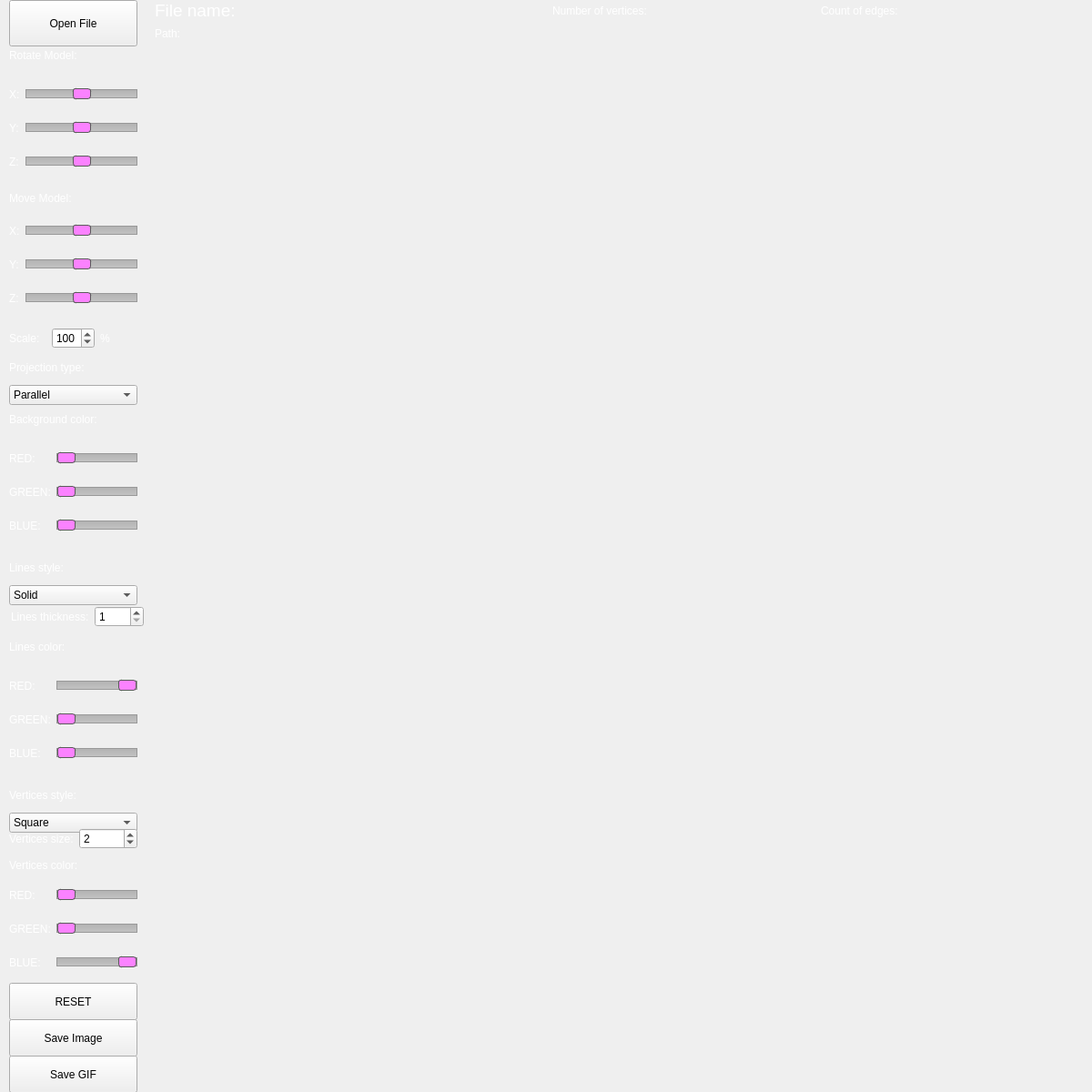
<?xml version="1.0" encoding="UTF-8"?>
<ui version="4.0">
 <class>View</class>
 <widget class="QWidget" name="View">
  <property name="geometry">
   <rect>
    <x>0</x>
    <y>0</y>
    <width>1200</width>
    <height>1200</height>
   </rect>
  </property>
  <property name="windowTitle">
   <string>3DViewer_v2.0</string>
  </property>
  <property name="styleSheet">
   <string notr="true"/>
  </property>
  <widget class="QPushButton" name="OpenFile">
   <property name="geometry">
    <rect>
     <x>10</x>
     <y>0</y>
     <width>141</width>
     <height>51</height>
    </rect>
   </property>
   <property name="font">
    <font>
     <family>Arial</family>
    </font>
   </property>
   <property name="text">
    <string>Open File</string>
   </property>
  </widget>
  <widget class="QLabel" name="label_5">
   <property name="geometry">
    <rect>
     <x>10</x>
     <y>450</y>
     <width>121</width>
     <height>21</height>
    </rect>
   </property>
   <property name="font">
    <font>
     <family>Arial</family>
    </font>
   </property>
   <property name="styleSheet">
    <string notr="true">color: white;</string>
   </property>
   <property name="text">
    <string>Background color:</string>
   </property>
  </widget>
  <widget class="QLabel" name="color_r">
   <property name="geometry">
    <rect>
     <x>160</x>
     <y>490</y>
     <width>58</width>
     <height>16</height>
    </rect>
   </property>
   <property name="font">
    <font>
     <family>Arial</family>
    </font>
   </property>
   <property name="styleSheet">
    <string notr="true">color: white;</string>
   </property>
   <property name="text">
    <string/>
   </property>
  </widget>
  <widget class="QLabel" name="color_g">
   <property name="geometry">
    <rect>
     <x>160</x>
     <y>530</y>
     <width>58</width>
     <height>16</height>
    </rect>
   </property>
   <property name="font">
    <font>
     <family>Arial</family>
    </font>
   </property>
   <property name="styleSheet">
    <string notr="true">color: white;</string>
   </property>
   <property name="text">
    <string/>
   </property>
  </widget>
  <widget class="QLabel" name="color_b">
   <property name="geometry">
    <rect>
     <x>160</x>
     <y>570</y>
     <width>58</width>
     <height>16</height>
    </rect>
   </property>
   <property name="font">
    <font>
     <family>Arial</family>
    </font>
   </property>
   <property name="styleSheet">
    <string notr="true">color: white;</string>
   </property>
   <property name="text">
    <string/>
   </property>
  </widget>
  <widget class="QLabel" name="color_g_2">
   <property name="geometry">
    <rect>
     <x>160</x>
     <y>1010</y>
     <width>58</width>
     <height>16</height>
    </rect>
   </property>
   <property name="font">
    <font>
     <family>Arial</family>
    </font>
   </property>
   <property name="styleSheet">
    <string notr="true">color: white;</string>
   </property>
   <property name="text">
    <string/>
   </property>
  </widget>
  <widget class="QLabel" name="label_15">
   <property name="geometry">
    <rect>
     <x>10</x>
     <y>940</y>
     <width>141</width>
     <height>21</height>
    </rect>
   </property>
   <property name="font">
    <font>
     <family>Arial</family>
    </font>
   </property>
   <property name="styleSheet">
    <string notr="true">color: white;</string>
   </property>
   <property name="text">
    <string>Vertices color:</string>
   </property>
  </widget>
  <widget class="QLabel" name="color_b_2">
   <property name="geometry">
    <rect>
     <x>160</x>
     <y>1050</y>
     <width>58</width>
     <height>16</height>
    </rect>
   </property>
   <property name="font">
    <font>
     <family>Arial</family>
    </font>
   </property>
   <property name="styleSheet">
    <string notr="true">color: white;</string>
   </property>
   <property name="text">
    <string/>
   </property>
  </widget>
  <widget class="QLabel" name="color_r_2">
   <property name="geometry">
    <rect>
     <x>160</x>
     <y>970</y>
     <width>58</width>
     <height>16</height>
    </rect>
   </property>
   <property name="font">
    <font>
     <family>Arial</family>
    </font>
   </property>
   <property name="styleSheet">
    <string notr="true">color: white;</string>
   </property>
   <property name="text">
    <string/>
   </property>
  </widget>
  <widget class="QLabel" name="color_g_3">
   <property name="geometry">
    <rect>
     <x>160</x>
     <y>780</y>
     <width>58</width>
     <height>16</height>
    </rect>
   </property>
   <property name="font">
    <font>
     <family>Arial</family>
    </font>
   </property>
   <property name="styleSheet">
    <string notr="true">color: white;</string>
   </property>
   <property name="text">
    <string/>
   </property>
  </widget>
  <widget class="QLabel" name="label_19">
   <property name="geometry">
    <rect>
     <x>10</x>
     <y>700</y>
     <width>141</width>
     <height>21</height>
    </rect>
   </property>
   <property name="font">
    <font>
     <family>Arial</family>
    </font>
   </property>
   <property name="styleSheet">
    <string notr="true">color: white;</string>
   </property>
   <property name="text">
    <string>Lines color:</string>
   </property>
  </widget>
  <widget class="QLabel" name="color_b_3">
   <property name="geometry">
    <rect>
     <x>160</x>
     <y>820</y>
     <width>58</width>
     <height>16</height>
    </rect>
   </property>
   <property name="font">
    <font>
     <family>Arial</family>
    </font>
   </property>
   <property name="styleSheet">
    <string notr="true">color: white;</string>
   </property>
   <property name="text">
    <string/>
   </property>
  </widget>
  <widget class="QLabel" name="color_r_3">
   <property name="geometry">
    <rect>
     <x>160</x>
     <y>740</y>
     <width>58</width>
     <height>16</height>
    </rect>
   </property>
   <property name="font">
    <font>
     <family>Arial</family>
    </font>
   </property>
   <property name="styleSheet">
    <string notr="true">color: white;</string>
   </property>
   <property name="text">
    <string/>
   </property>
  </widget>
  <widget class="QLabel" name="label_23">
   <property name="geometry">
    <rect>
     <x>10</x>
     <y>210</y>
     <width>141</width>
     <height>16</height>
    </rect>
   </property>
   <property name="font">
    <font>
     <family>Arial</family>
    </font>
   </property>
   <property name="styleSheet">
    <string notr="true">color: white;</string>
   </property>
   <property name="text">
    <string>Move Model:</string>
   </property>
  </widget>
  <widget class="QLabel" name="label_28">
   <property name="geometry">
    <rect>
     <x>10</x>
     <y>50</y>
     <width>141</width>
     <height>21</height>
    </rect>
   </property>
   <property name="font">
    <font>
     <family>Arial</family>
    </font>
   </property>
   <property name="styleSheet">
    <string notr="true">color: white;</string>
   </property>
   <property name="text">
    <string>Rotate Model:</string>
   </property>
  </widget>
  <widget class="QPushButton" name="ResetButton">
   <property name="geometry">
    <rect>
     <x>10</x>
     <y>1080</y>
     <width>141</width>
     <height>41</height>
    </rect>
   </property>
   <property name="font">
    <font>
     <family>Arial</family>
    </font>
   </property>
   <property name="text">
    <string>RESET</string>
   </property>
  </widget>
  <widget class="QPushButton" name="save_image">
   <property name="geometry">
    <rect>
     <x>10</x>
     <y>1120</y>
     <width>141</width>
     <height>41</height>
    </rect>
   </property>
   <property name="font">
    <font>
     <family>Arial</family>
    </font>
   </property>
   <property name="text">
    <string>Save Image</string>
   </property>
  </widget>
  <widget class="QPushButton" name="save_gif">
   <property name="geometry">
    <rect>
     <x>10</x>
     <y>1160</y>
     <width>141</width>
     <height>41</height>
    </rect>
   </property>
   <property name="font">
    <font>
     <family>Arial</family>
    </font>
   </property>
   <property name="text">
    <string>Save GIF</string>
   </property>
  </widget>
  <widget class="QLabel" name="Counter">
   <property name="geometry">
    <rect>
     <x>160</x>
     <y>1170</y>
     <width>58</width>
     <height>21</height>
    </rect>
   </property>
   <property name="font">
    <font>
     <family>Arial</family>
    </font>
   </property>
   <property name="styleSheet">
    <string notr="true">color: white;</string>
   </property>
   <property name="text">
    <string/>
   </property>
  </widget>
  <widget class="QWidget" name="layoutWidget">
   <property name="geometry">
    <rect>
     <x>170</x>
     <y>0</y>
     <width>1021</width>
     <height>45</height>
    </rect>
   </property>
   <property name="font">
    <font>
     <family>Arial</family>
    </font>
   </property>
   <layout class="QGridLayout" name="gridLayout_3">
    <item row="0" column="3">
     <widget class="QLabel" name="vertices_label">
      <property name="font">
       <font>
        <family>Arial</family>
       </font>
      </property>
      <property name="styleSheet">
       <string>color: white;</string>
      </property>
      <property name="text">
       <string>Number of vertices:</string>
      </property>
     </widget>
    </item>
    <item row="0" column="4">
     <widget class="QLabel" name="vertices">
      <property name="font">
       <font>
        <family>Arial</family>
       </font>
      </property>
      <property name="styleSheet">
       <string>color: white;</string>
      </property>
      <property name="text">
       <string/>
      </property>
     </widget>
    </item>
    <item row="0" column="5">
     <widget class="QLabel" name="label_10">
      <property name="font">
       <font>
        <family>Arial</family>
       </font>
      </property>
      <property name="styleSheet">
       <string>color: white;</string>
      </property>
      <property name="text">
       <string>Count of edges:</string>
      </property>
     </widget>
    </item>
    <item row="0" column="6">
     <widget class="QLabel" name="edges">
      <property name="font">
       <font>
        <family>Arial</family>
       </font>
      </property>
      <property name="styleSheet">
       <string notr="true">color: white;</string>
      </property>
      <property name="text">
       <string/>
      </property>
     </widget>
    </item>
    <item row="1" column="0">
     <widget class="QLabel" name="path_label">
      <property name="font">
       <font>
        <family>Arial</family>
       </font>
      </property>
      <property name="styleSheet">
       <string>color: white;</string>
      </property>
      <property name="text">
       <string>Path:</string>
      </property>
     </widget>
    </item>
    <item row="1" column="1" colspan="6">
     <widget class="QLabel" name="path">
      <property name="font">
       <font>
        <family>Arial</family>
       </font>
      </property>
      <property name="styleSheet">
       <string>color: white;</string>
      </property>
      <property name="text">
       <string/>
      </property>
     </widget>
    </item>
    <item row="0" column="0">
     <widget class="QLabel" name="name_label">
      <property name="font">
       <font>
        <family>Arial</family>
        <pointsize>14</pointsize>
       </font>
      </property>
      <property name="styleSheet">
       <string>color: white;</string>
      </property>
      <property name="text">
       <string>File name:</string>
      </property>
     </widget>
    </item>
    <item row="0" column="1" colspan="2">
     <widget class="QLabel" name="name">
      <property name="font">
       <font>
        <family>Arial</family>
       </font>
      </property>
      <property name="styleSheet">
       <string>color: white;</string>
      </property>
      <property name="text">
       <string/>
      </property>
     </widget>
    </item>
   </layout>
  </widget>
  <widget class="QWidget" name="layoutWidget1">
   <property name="geometry">
    <rect>
     <x>10</x>
     <y>80</y>
     <width>141</width>
     <height>121</height>
    </rect>
   </property>
   <property name="font">
    <font>
     <family>Arial</family>
    </font>
   </property>
   <layout class="QGridLayout" name="gridLayout">
    <item row="0" column="0">
     <widget class="QLabel" name="label_29">
      <property name="font">
       <font>
        <family>Arial</family>
       </font>
      </property>
      <property name="styleSheet">
       <string notr="true">color: white;</string>
      </property>
      <property name="text">
       <string>X:</string>
      </property>
     </widget>
    </item>
    <item row="0" column="1">
     <widget class="QSlider" name="horizontalSlider_13">
      <property name="font">
       <font>
        <family>Arial</family>
       </font>
      </property>
      <property name="styleSheet">
       <string notr="true">QSlider::groove:horizontal {
    border: 1px solid #999999;
    height: 8px;
    background: qlineargradient(x1:0, y1:0, x2:0, y2:1, stop:0 #B1B1B1, stop:1 #c4c4c4);
    margin: 2px 0;
}

QSlider::handle:horizontal {
    background: rgb(251, 130, 255);
    border: 1px solid #5c5c5c;
    width: 18px;
    margin: -2px 0;
    border-radius: 3px;
}</string>
      </property>
      <property name="minimum">
       <number>-360</number>
      </property>
      <property name="maximum">
       <number>360</number>
      </property>
      <property name="singleStep">
       <number>1</number>
      </property>
      <property name="pageStep">
       <number>1</number>
      </property>
      <property name="orientation">
       <enum>Qt::Horizontal</enum>
      </property>
     </widget>
    </item>
    <item row="1" column="0">
     <widget class="QLabel" name="label_31">
      <property name="font">
       <font>
        <family>Arial</family>
       </font>
      </property>
      <property name="styleSheet">
       <string notr="true">color: white;</string>
      </property>
      <property name="text">
       <string>Y:</string>
      </property>
     </widget>
    </item>
    <item row="1" column="1">
     <widget class="QSlider" name="horizontalSlider_14">
      <property name="font">
       <font>
        <family>Arial</family>
       </font>
      </property>
      <property name="styleSheet">
       <string notr="true">QSlider::groove:horizontal {
    border: 1px solid #999999;
    height: 8px;
    background: qlineargradient(x1:0, y1:0, x2:0, y2:1, stop:0 #B1B1B1, stop:1 #c4c4c4);
    margin: 2px 0;
}

QSlider::handle:horizontal {
    background: rgb(251, 130, 255);
    border: 1px solid #5c5c5c;
    width: 18px;
    margin: -2px 0;
    border-radius: 3px;
}</string>
      </property>
      <property name="minimum">
       <number>-360</number>
      </property>
      <property name="maximum">
       <number>360</number>
      </property>
      <property name="pageStep">
       <number>1</number>
      </property>
      <property name="orientation">
       <enum>Qt::Horizontal</enum>
      </property>
     </widget>
    </item>
    <item row="2" column="0">
     <widget class="QLabel" name="label_30">
      <property name="font">
       <font>
        <family>Arial</family>
       </font>
      </property>
      <property name="styleSheet">
       <string notr="true">color: white;</string>
      </property>
      <property name="text">
       <string>Z:</string>
      </property>
     </widget>
    </item>
    <item row="2" column="1">
     <widget class="QSlider" name="horizontalSlider_15">
      <property name="font">
       <font>
        <family>Arial</family>
       </font>
      </property>
      <property name="styleSheet">
       <string notr="true">QSlider::groove:horizontal {
    border: 1px solid #999999;
    height: 8px;
    background: qlineargradient(x1:0, y1:0, x2:0, y2:1, stop:0 #B1B1B1, stop:1 #c4c4c4);
    margin: 2px 0;
}

QSlider::handle:horizontal {
    background: rgb(251, 130, 255);
    border: 1px solid #5c5c5c;
    width: 18px;
    margin: -2px 0;
    border-radius: 3px;
}</string>
      </property>
      <property name="minimum">
       <number>-360</number>
      </property>
      <property name="maximum">
       <number>360</number>
      </property>
      <property name="pageStep">
       <number>1</number>
      </property>
      <property name="orientation">
       <enum>Qt::Horizontal</enum>
      </property>
     </widget>
    </item>
   </layout>
  </widget>
  <widget class="QWidget" name="layoutWidget2">
   <property name="geometry">
    <rect>
     <x>10</x>
     <y>230</y>
     <width>141</width>
     <height>121</height>
    </rect>
   </property>
   <property name="font">
    <font>
     <family>Arial</family>
    </font>
   </property>
   <layout class="QGridLayout" name="gridLayout_2">
    <item row="0" column="0">
     <widget class="QLabel" name="label_24">
      <property name="font">
       <font>
        <family>Arial</family>
       </font>
      </property>
      <property name="styleSheet">
       <string notr="true">color: white;</string>
      </property>
      <property name="text">
       <string>X:</string>
      </property>
     </widget>
    </item>
    <item row="0" column="1">
     <widget class="QSlider" name="horizontalSlider_10">
      <property name="font">
       <font>
        <family>Arial</family>
       </font>
      </property>
      <property name="styleSheet">
       <string notr="true">QSlider::groove:horizontal {
    border: 1px solid #999999;
    height: 8px;
    background: qlineargradient(x1:0, y1:0, x2:0, y2:1, stop:0 #B1B1B1, stop:1 #c4c4c4);
    margin: 2px 0;
}

QSlider::handle:horizontal {
    background: rgb(251, 130, 255);
    border: 1px solid #5c5c5c;
    width: 18px;
    margin: -2px 0;
    border-radius: 3px;
}</string>
      </property>
      <property name="minimum">
       <number>-100</number>
      </property>
      <property name="maximum">
       <number>100</number>
      </property>
      <property name="pageStep">
       <number>1</number>
      </property>
      <property name="orientation">
       <enum>Qt::Horizontal</enum>
      </property>
     </widget>
    </item>
    <item row="1" column="0">
     <widget class="QLabel" name="label_26">
      <property name="font">
       <font>
        <family>Arial</family>
       </font>
      </property>
      <property name="styleSheet">
       <string notr="true">color: white;</string>
      </property>
      <property name="text">
       <string>Y:</string>
      </property>
     </widget>
    </item>
    <item row="1" column="1">
     <widget class="QSlider" name="horizontalSlider_11">
      <property name="font">
       <font>
        <family>Arial</family>
       </font>
      </property>
      <property name="styleSheet">
       <string notr="true">QSlider::groove:horizontal {
    border: 1px solid #999999;
    height: 8px;
    background: qlineargradient(x1:0, y1:0, x2:0, y2:1, stop:0 #B1B1B1, stop:1 #c4c4c4);
    margin: 2px 0;
}

QSlider::handle:horizontal {
    background: rgb(251, 130, 255);
    border: 1px solid #5c5c5c;
    width: 18px;
    margin: -2px 0;
    border-radius: 3px;
}</string>
      </property>
      <property name="minimum">
       <number>-100</number>
      </property>
      <property name="maximum">
       <number>100</number>
      </property>
      <property name="pageStep">
       <number>1</number>
      </property>
      <property name="orientation">
       <enum>Qt::Horizontal</enum>
      </property>
     </widget>
    </item>
    <item row="2" column="0">
     <widget class="QLabel" name="label_25">
      <property name="font">
       <font>
        <family>Arial</family>
       </font>
      </property>
      <property name="styleSheet">
       <string notr="true">color: white;</string>
      </property>
      <property name="text">
       <string>Z:</string>
      </property>
     </widget>
    </item>
    <item row="2" column="1">
     <widget class="QSlider" name="horizontalSlider_12">
      <property name="font">
       <font>
        <family>Arial</family>
       </font>
      </property>
      <property name="styleSheet">
       <string notr="true">QSlider::groove:horizontal {
    border: 1px solid #999999;
    height: 8px;
    background: qlineargradient(x1:0, y1:0, x2:0, y2:1, stop:0 #B1B1B1, stop:1 #c4c4c4);
    margin: 2px 0;
}

QSlider::handle:horizontal {
    background: rgb(251, 130, 255);
    border: 1px solid #5c5c5c;
    width: 18px;
    margin: -2px 0;
    border-radius: 3px;
}</string>
      </property>
      <property name="minimum">
       <number>-100</number>
      </property>
      <property name="maximum">
       <number>100</number>
      </property>
      <property name="singleStep">
       <number>1</number>
      </property>
      <property name="pageStep">
       <number>1</number>
      </property>
      <property name="orientation">
       <enum>Qt::Horizontal</enum>
      </property>
     </widget>
    </item>
   </layout>
  </widget>
  <widget class="QWidget" name="layoutWidget3">
   <property name="geometry">
    <rect>
     <x>10</x>
     <y>360</y>
     <width>141</width>
     <height>23</height>
    </rect>
   </property>
   <property name="font">
    <font>
     <family>Arial</family>
    </font>
   </property>
   <layout class="QHBoxLayout" name="horizontalLayout">
    <item>
     <widget class="QLabel" name="label_22">
      <property name="font">
       <font>
        <family>Arial</family>
       </font>
      </property>
      <property name="styleSheet">
       <string notr="true">color: white;</string>
      </property>
      <property name="text">
       <string>Scale:</string>
      </property>
     </widget>
    </item>
    <item>
     <widget class="QSpinBox" name="spinBox_6">
      <property name="font">
       <font>
        <family>Arial</family>
       </font>
      </property>
      <property name="minimum">
       <number>1</number>
      </property>
      <property name="maximum">
       <number>200</number>
      </property>
      <property name="value">
       <number>100</number>
      </property>
     </widget>
    </item>
    <item>
     <widget class="QLabel" name="label_27">
      <property name="font">
       <font>
        <family>Arial</family>
       </font>
      </property>
      <property name="styleSheet">
       <string notr="true">color: white;</string>
      </property>
      <property name="text">
       <string>%</string>
      </property>
     </widget>
    </item>
   </layout>
  </widget>
  <widget class="QWidget" name="layoutWidget4">
   <property name="geometry">
    <rect>
     <x>10</x>
     <y>390</y>
     <width>141</width>
     <height>55</height>
    </rect>
   </property>
   <property name="font">
    <font>
     <family>Arial</family>
    </font>
   </property>
   <layout class="QVBoxLayout" name="verticalLayout_4">
    <item>
     <widget class="QLabel" name="label_32">
      <property name="font">
       <font>
        <family>Arial</family>
       </font>
      </property>
      <property name="styleSheet">
       <string notr="true">color: white;</string>
      </property>
      <property name="text">
       <string>Projection type:</string>
      </property>
     </widget>
    </item>
    <item>
     <widget class="QComboBox" name="proj_type">
      <property name="font">
       <font>
        <family>Arial</family>
       </font>
      </property>
      <item>
       <property name="text">
        <string>Parallel</string>
       </property>
      </item>
      <item>
       <property name="text">
        <string>Central</string>
       </property>
      </item>
     </widget>
    </item>
   </layout>
  </widget>
  <widget class="QWidget" name="layoutWidget5">
   <property name="geometry">
    <rect>
     <x>10</x>
     <y>480</y>
     <width>141</width>
     <height>121</height>
    </rect>
   </property>
   <property name="font">
    <font>
     <family>Arial</family>
    </font>
   </property>
   <layout class="QGridLayout" name="gridLayout_4">
    <item row="1" column="0">
     <widget class="QLabel" name="label_7">
      <property name="font">
       <font>
        <family>Arial</family>
       </font>
      </property>
      <property name="styleSheet">
       <string notr="true">color: white;</string>
      </property>
      <property name="text">
       <string>GREEN:</string>
      </property>
     </widget>
    </item>
    <item row="2" column="1">
     <widget class="QSlider" name="horizontalSlider_3">
      <property name="font">
       <font>
        <family>Arial</family>
       </font>
      </property>
      <property name="styleSheet">
       <string notr="true">QSlider::groove:horizontal {
    border: 1px solid #999999;
    height: 8px;
    background: qlineargradient(x1:0, y1:0, x2:0, y2:1, stop:0 #B1B1B1, stop:1 #c4c4c4);
    margin: 2px 0;
}

QSlider::handle:horizontal {
    background: rgb(251, 130, 255);
    border: 1px solid #5c5c5c;
    width: 18px;
    margin: -2px 0;
    border-radius: 3px;
}</string>
      </property>
      <property name="maximum">
       <number>100</number>
      </property>
      <property name="pageStep">
       <number>1</number>
      </property>
      <property name="orientation">
       <enum>Qt::Horizontal</enum>
      </property>
     </widget>
    </item>
    <item row="2" column="0">
     <widget class="QLabel" name="label_8">
      <property name="font">
       <font>
        <family>Arial</family>
       </font>
      </property>
      <property name="styleSheet">
       <string notr="true">color: white;</string>
      </property>
      <property name="text">
       <string>BLUE:</string>
      </property>
     </widget>
    </item>
    <item row="0" column="0">
     <widget class="QLabel" name="label_6">
      <property name="font">
       <font>
        <family>Arial</family>
       </font>
      </property>
      <property name="styleSheet">
       <string notr="true">color: white;</string>
      </property>
      <property name="text">
       <string>RED:</string>
      </property>
     </widget>
    </item>
    <item row="1" column="1">
     <widget class="QSlider" name="horizontalSlider_2">
      <property name="font">
       <font>
        <family>Arial</family>
       </font>
      </property>
      <property name="styleSheet">
       <string notr="true">QSlider::groove:horizontal {
    border: 1px solid #999999;
    height: 8px;
    background: qlineargradient(x1:0, y1:0, x2:0, y2:1, stop:0 #B1B1B1, stop:1 #c4c4c4);
    margin: 2px 0;
}

QSlider::handle:horizontal {
    background: rgb(251, 130, 255);
    border: 1px solid #5c5c5c;
    width: 18px;
    margin: -2px 0;
    border-radius: 3px;
}</string>
      </property>
      <property name="maximum">
       <number>100</number>
      </property>
      <property name="pageStep">
       <number>1</number>
      </property>
      <property name="orientation">
       <enum>Qt::Horizontal</enum>
      </property>
     </widget>
    </item>
    <item row="0" column="1">
     <widget class="QSlider" name="horizontalSlider">
      <property name="font">
       <font>
        <family>Arial</family>
       </font>
      </property>
      <property name="styleSheet">
       <string notr="true">QSlider::groove:horizontal {
    border: 1px solid #999999;
    height: 8px;
    background: qlineargradient(x1:0, y1:0, x2:0, y2:1, stop:0 #B1B1B1, stop:1 #c4c4c4);
    margin: 2px 0;
}

QSlider::handle:horizontal {
    background: rgb(251, 130, 255);
    border: 1px solid #5c5c5c;
    width: 18px;
    margin: -2px 0;
    border-radius: 3px;
}</string>
      </property>
      <property name="maximum">
       <number>100</number>
      </property>
      <property name="singleStep">
       <number>1</number>
      </property>
      <property name="pageStep">
       <number>1</number>
      </property>
      <property name="orientation">
       <enum>Qt::Horizontal</enum>
      </property>
     </widget>
    </item>
   </layout>
  </widget>
  <widget class="QWidget" name="layoutWidget6">
   <property name="geometry">
    <rect>
     <x>10</x>
     <y>610</y>
     <width>141</width>
     <height>55</height>
    </rect>
   </property>
   <property name="font">
    <font>
     <family>Arial</family>
    </font>
   </property>
   <layout class="QVBoxLayout" name="verticalLayout">
    <item>
     <widget class="QLabel" name="label_21">
      <property name="font">
       <font>
        <family>Arial</family>
       </font>
      </property>
      <property name="styleSheet">
       <string notr="true">color: white;</string>
      </property>
      <property name="text">
       <string>Lines style:</string>
      </property>
     </widget>
    </item>
    <item>
     <widget class="QComboBox" name="lines_style">
      <property name="font">
       <font>
        <family>Arial</family>
       </font>
      </property>
      <item>
       <property name="text">
        <string>Solid</string>
       </property>
      </item>
      <item>
       <property name="text">
        <string>Dashed</string>
       </property>
      </item>
     </widget>
    </item>
   </layout>
  </widget>
  <widget class="QWidget" name="layoutWidget7">
   <property name="geometry">
    <rect>
     <x>12</x>
     <y>662</y>
     <width>146</width>
     <height>31</height>
    </rect>
   </property>
   <property name="font">
    <font>
     <family>Arial</family>
    </font>
   </property>
   <layout class="QHBoxLayout" name="horizontalLayout_2">
    <item>
     <widget class="QLabel" name="label_20">
      <property name="font">
       <font>
        <family>Arial</family>
       </font>
      </property>
      <property name="styleSheet">
       <string notr="true">color: white;</string>
      </property>
      <property name="text">
       <string>Lines thickness:</string>
      </property>
     </widget>
    </item>
    <item>
     <widget class="QSpinBox" name="spinBox_4">
      <property name="font">
       <font>
        <family>Arial</family>
       </font>
      </property>
      <property name="minimum">
       <number>1</number>
      </property>
      <property name="value">
       <number>1</number>
      </property>
     </widget>
    </item>
   </layout>
  </widget>
  <widget class="QWidget" name="layoutWidget8">
   <property name="geometry">
    <rect>
     <x>10</x>
     <y>730</y>
     <width>141</width>
     <height>121</height>
    </rect>
   </property>
   <property name="font">
    <font>
     <family>Arial</family>
    </font>
   </property>
   <layout class="QGridLayout" name="gridLayout_5">
    <item row="0" column="0">
     <widget class="QLabel" name="label_16">
      <property name="font">
       <font>
        <family>Arial</family>
       </font>
      </property>
      <property name="styleSheet">
       <string notr="true">color: white;</string>
      </property>
      <property name="text">
       <string>RED:</string>
      </property>
     </widget>
    </item>
    <item row="1" column="1">
     <widget class="QSlider" name="horizontalSlider_8">
      <property name="font">
       <font>
        <family>Arial</family>
       </font>
      </property>
      <property name="styleSheet">
       <string notr="true">QSlider::groove:horizontal {
    border: 1px solid #999999;
    height: 8px;
    background: qlineargradient(x1:0, y1:0, x2:0, y2:1, stop:0 #B1B1B1, stop:1 #c4c4c4);
    margin: 2px 0;
}

QSlider::handle:horizontal {
    background: rgb(251, 130, 255);
    border: 1px solid #5c5c5c;
    width: 18px;
    margin: -2px 0;
    border-radius: 3px;
}</string>
      </property>
      <property name="maximum">
       <number>100</number>
      </property>
      <property name="pageStep">
       <number>1</number>
      </property>
      <property name="orientation">
       <enum>Qt::Horizontal</enum>
      </property>
     </widget>
    </item>
    <item row="1" column="0">
     <widget class="QLabel" name="label_17">
      <property name="font">
       <font>
        <family>Arial</family>
       </font>
      </property>
      <property name="styleSheet">
       <string notr="true">color: white;</string>
      </property>
      <property name="text">
       <string>GREEN:</string>
      </property>
     </widget>
    </item>
    <item row="2" column="0">
     <widget class="QLabel" name="label_18">
      <property name="font">
       <font>
        <family>Arial</family>
       </font>
      </property>
      <property name="styleSheet">
       <string notr="true">color: white;</string>
      </property>
      <property name="text">
       <string>BLUE:</string>
      </property>
     </widget>
    </item>
    <item row="2" column="1">
     <widget class="QSlider" name="horizontalSlider_9">
      <property name="font">
       <font>
        <family>Arial</family>
       </font>
      </property>
      <property name="styleSheet">
       <string notr="true">QSlider::groove:horizontal {
    border: 1px solid #999999;
    height: 8px;
    background: qlineargradient(x1:0, y1:0, x2:0, y2:1, stop:0 #B1B1B1, stop:1 #c4c4c4);
    margin: 2px 0;
}

QSlider::handle:horizontal {
    background: rgb(251, 130, 255);
    border: 1px solid #5c5c5c;
    width: 18px;
    margin: -2px 0;
    border-radius: 3px;
}</string>
      </property>
      <property name="maximum">
       <number>100</number>
      </property>
      <property name="pageStep">
       <number>1</number>
      </property>
      <property name="orientation">
       <enum>Qt::Horizontal</enum>
      </property>
     </widget>
    </item>
    <item row="0" column="1">
     <widget class="QSlider" name="horizontalSlider_7">
      <property name="font">
       <font>
        <family>Arial</family>
       </font>
      </property>
      <property name="styleSheet">
       <string notr="true">QSlider::groove:horizontal {
    border: 1px solid #999999;
    height: 8px;
    background: qlineargradient(x1:0, y1:0, x2:0, y2:1, stop:0 #B1B1B1, stop:1 #c4c4c4);
    margin: 2px 0;
}

QSlider::handle:horizontal {
    background: rgb(251, 130, 255);
    border: 1px solid #5c5c5c;
    width: 18px;
    margin: -2px 0;
    border-radius: 3px;
}</string>
      </property>
      <property name="maximum">
       <number>100</number>
      </property>
      <property name="singleStep">
       <number>1</number>
      </property>
      <property name="pageStep">
       <number>1</number>
      </property>
      <property name="value">
       <number>100</number>
      </property>
      <property name="orientation">
       <enum>Qt::Horizontal</enum>
      </property>
     </widget>
    </item>
   </layout>
  </widget>
  <widget class="QWidget" name="layoutWidget9">
   <property name="geometry">
    <rect>
     <x>10</x>
     <y>860</y>
     <width>141</width>
     <height>55</height>
    </rect>
   </property>
   <property name="font">
    <font>
     <family>Arial</family>
    </font>
   </property>
   <layout class="QVBoxLayout" name="verticalLayout_3">
    <item>
     <widget class="QLabel" name="label_11">
      <property name="font">
       <font>
        <family>Arial</family>
       </font>
      </property>
      <property name="styleSheet">
       <string notr="true">color: white;</string>
      </property>
      <property name="text">
       <string>Vertices style:</string>
      </property>
     </widget>
    </item>
    <item>
     <widget class="QComboBox" name="vert_style">
      <property name="font">
       <font>
        <family>Arial</family>
       </font>
      </property>
      <item>
       <property name="text">
        <string>Square</string>
       </property>
      </item>
      <item>
       <property name="text">
        <string>Circle</string>
       </property>
      </item>
      <item>
       <property name="text">
        <string>None</string>
       </property>
      </item>
     </widget>
    </item>
   </layout>
  </widget>
  <widget class="QWidget" name="layoutWidget10">
   <property name="geometry">
    <rect>
     <x>10</x>
     <y>910</y>
     <width>141</width>
     <height>23</height>
    </rect>
   </property>
   <property name="font">
    <font>
     <family>Arial</family>
    </font>
   </property>
   <layout class="QHBoxLayout" name="horizontalLayout_3">
    <item>
     <widget class="QLabel" name="label_9">
      <property name="font">
       <font>
        <family>Arial</family>
       </font>
      </property>
      <property name="styleSheet">
       <string notr="true">color: white;</string>
      </property>
      <property name="text">
       <string>Vertices size:</string>
      </property>
     </widget>
    </item>
    <item>
     <widget class="QSpinBox" name="spinBox_5">
      <property name="font">
       <font>
        <family>Arial</family>
       </font>
      </property>
      <property name="minimum">
       <number>1</number>
      </property>
      <property name="maximum">
       <number>50</number>
      </property>
      <property name="value">
       <number>2</number>
      </property>
     </widget>
    </item>
   </layout>
  </widget>
  <widget class="QWidget" name="layoutWidget11">
   <property name="geometry">
    <rect>
     <x>10</x>
     <y>960</y>
     <width>141</width>
     <height>122</height>
    </rect>
   </property>
   <property name="font">
    <font>
     <family>Arial</family>
    </font>
   </property>
   <layout class="QGridLayout" name="gridLayout_6">
    <item row="2" column="1">
     <widget class="QSlider" name="horizontalSlider_6">
      <property name="font">
       <font>
        <family>Arial</family>
       </font>
      </property>
      <property name="styleSheet">
       <string notr="true">QSlider::groove:horizontal {
    border: 1px solid #999999;
    height: 8px;
    background: qlineargradient(x1:0, y1:0, x2:0, y2:1, stop:0 #B1B1B1, stop:1 #c4c4c4);
    margin: 2px 0;
}

QSlider::handle:horizontal {
    background: rgb(251, 130, 255);
    border: 1px solid #5c5c5c;
    width: 18px;
    margin: -2px 0;
    border-radius: 3px;
}</string>
      </property>
      <property name="maximum">
       <number>100</number>
      </property>
      <property name="pageStep">
       <number>1</number>
      </property>
      <property name="value">
       <number>100</number>
      </property>
      <property name="orientation">
       <enum>Qt::Horizontal</enum>
      </property>
     </widget>
    </item>
    <item row="1" column="0">
     <widget class="QLabel" name="label_13">
      <property name="font">
       <font>
        <family>Arial</family>
       </font>
      </property>
      <property name="styleSheet">
       <string notr="true">color: white;</string>
      </property>
      <property name="text">
       <string>GREEN:</string>
      </property>
     </widget>
    </item>
    <item row="2" column="0">
     <widget class="QLabel" name="label_14">
      <property name="font">
       <font>
        <family>Arial</family>
       </font>
      </property>
      <property name="styleSheet">
       <string notr="true">color: white;</string>
      </property>
      <property name="text">
       <string>BLUE:</string>
      </property>
     </widget>
    </item>
    <item row="1" column="1">
     <widget class="QSlider" name="horizontalSlider_5">
      <property name="font">
       <font>
        <family>Arial</family>
       </font>
      </property>
      <property name="styleSheet">
       <string notr="true">QSlider::groove:horizontal {
    border: 1px solid #999999;
    height: 8px;
    background: qlineargradient(x1:0, y1:0, x2:0, y2:1, stop:0 #B1B1B1, stop:1 #c4c4c4);
    margin: 2px 0;
}

QSlider::handle:horizontal {
    background: rgb(251, 130, 255);
    border: 1px solid #5c5c5c;
    width: 18px;
    margin: -2px 0;
    border-radius: 3px;
}</string>
      </property>
      <property name="maximum">
       <number>100</number>
      </property>
      <property name="pageStep">
       <number>1</number>
      </property>
      <property name="orientation">
       <enum>Qt::Horizontal</enum>
      </property>
     </widget>
    </item>
    <item row="0" column="0">
     <widget class="QLabel" name="label_12">
      <property name="font">
       <font>
        <family>Arial</family>
       </font>
      </property>
      <property name="styleSheet">
       <string notr="true">color: white;</string>
      </property>
      <property name="text">
       <string>RED:</string>
      </property>
     </widget>
    </item>
    <item row="0" column="1">
     <widget class="QSlider" name="horizontalSlider_4">
      <property name="font">
       <font>
        <family>Arial</family>
       </font>
      </property>
      <property name="styleSheet">
       <string notr="true">QSlider::groove:horizontal {
    border: 1px solid #999999;
    height: 8px;
    background: qlineargradient(x1:0, y1:0, x2:0, y2:1, stop:0 #B1B1B1, stop:1 #c4c4c4);
    margin: 2px 0;
}

QSlider::handle:horizontal {
    background: rgb(251, 130, 255);
    border: 1px solid #5c5c5c;
    width: 18px;
    margin: -2px 0;
    border-radius: 3px;
}</string>
      </property>
      <property name="maximum">
       <number>100</number>
      </property>
      <property name="singleStep">
       <number>1</number>
      </property>
      <property name="pageStep">
       <number>1</number>
      </property>
      <property name="orientation">
       <enum>Qt::Horizontal</enum>
      </property>
     </widget>
    </item>
   </layout>
  </widget>
 </widget>
 <resources/>
 <connections/>
</ui>
